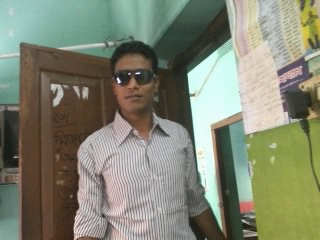
%> input picture 2.jpg, 320 x 240 px
$ octave edge_detection.m   (GNU Octave 9; MATLAB toolbox functions it lacks are replaced by stand-ins)
%> lines starting %> are read from the running program, lines starting %| are printed output that depends on the picture
a= imread('2.jpg');
%> a is the input picture: size 240x320x3 uint8; mean R, G, B 129.6, 133, 114.2
b= rgb2gray(a);
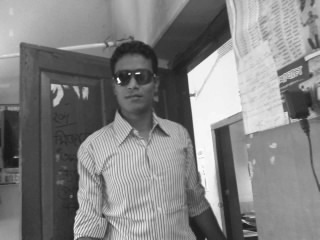
%> b: size 240x320 uint8; min 21, max 253, mean 129.8

subplot(1,2,1);
imshow(b);
title('Input image');
C=double(b);
for i=1:size(C,1)-2
    for j=1:size(C,2)-2
        %mask for x-direction:
        Gx=((2*C(i+2,j+1)+C(i+2,j)+C(i+2,j+2))-(2*C(i,j+1)+C(i,j)+C(i,j+2)));
        %mask for y-direction:
        Gy=((2*C(i+1,j+2)+C(i,j+2)+C(i+2,j+2))-(2*C(i+1,j)+C(i,j)+C(i+2,j)));
        %The gradient of the image

%b(i,j)=abs(Gx)+abs(Gy);
b(i,j)=sqrt(Gx.^2+Gy.^2);
    end
end
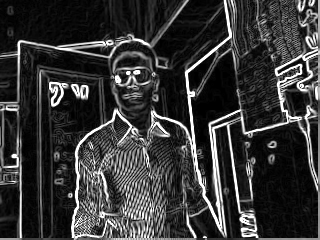
%> b: size 240x320 uint8; min 0, max 255, mean 54.9
subplot(1,2,2);
imshow(b);
title('Edge ditection image');

$ run again, with 1.jpg copied over 2.jpg
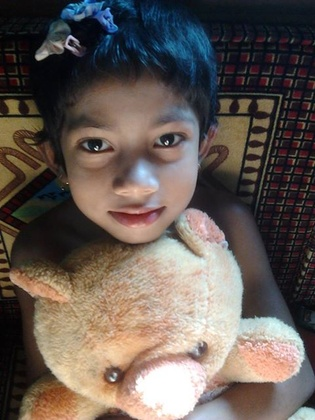
%> input picture 1.jpg, 315 x 420 px, shrunk from 480 x 640 before the run
%> a is the input picture: size 420x315x3 uint8; mean R, G, B 101, 90.5, 84.3
%> `b= rgb2gray(a);`:
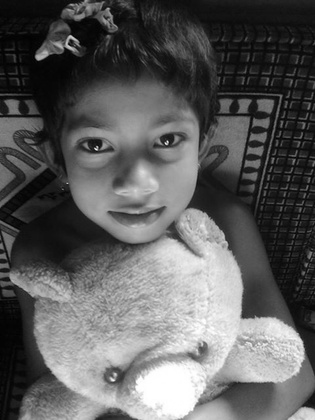
%> b: size 420x315 uint8; min 0, max 255, mean 92.9
%> after the loop `for i=1:size(C,1)-2`:
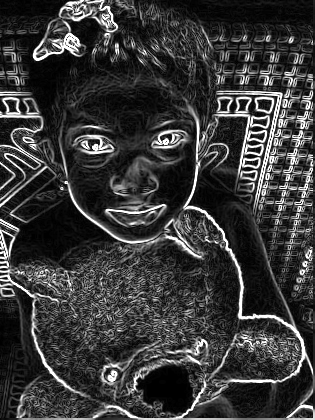
%> b: size 420x315 uint8; min 0, max 255, mean 57.6
